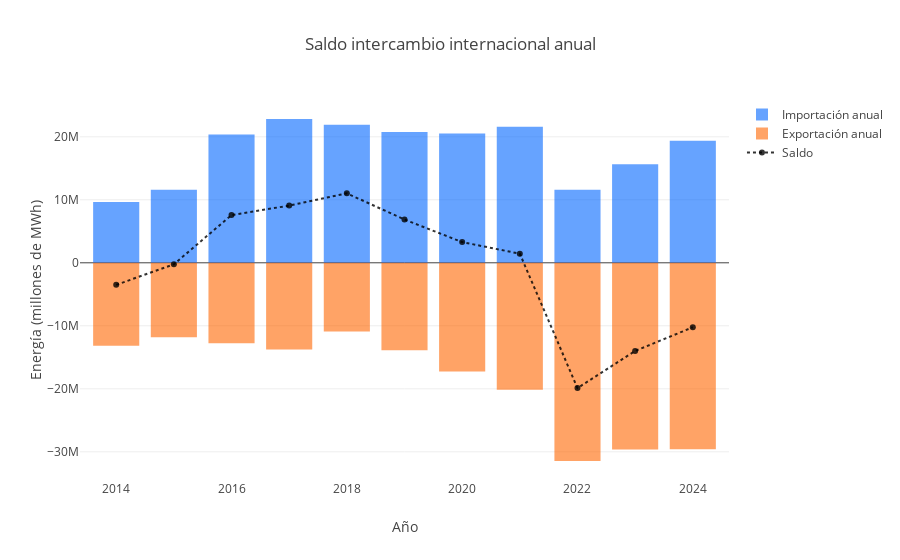

Write notebook code for a chart like this one.
### Code cell
def analisisAnual(dfInt: DataFrame): Unit = {
    
    val df = dfInt
    .withColumn("Año",date_format(col("Fecha"), "yyyy"))
    .filter($"Año" !== "2025")
    .groupBy($"TipoIntercambio",$"Año")
    .agg(sum("Valor").as("ValorTotal"))
    .select($"Año",$"TipoIntercambio", $"ValorTotal")
    .orderBy("Año")
    
    val años = df.select("Año").distinct().orderBy("Año").as[String].collect.toSeq

    
    val seqImportacion = df
        .filter($"TipoIntercambio" === "Importación")
        .select("ValorTotal")
        .as[Double]
        .collect
        .toSeq
    val seqExportacion = df
        .filter($"TipoIntercambio" === "Exportación")
        .select("ValorTotal")
        .as[Double]
        .collect
        .toSeq

    val seqSaldo = df
        .filter($"TipoIntercambio" === "saldo")
        .select("ValorTotal")
        .as[Double]
        .collect
        .toSeq


    val traceImportacion = Bar(
        x = años,
        y = seqImportacion,
        name = "Importación anual",
        marker = Marker(color = Color.RGBA(0, 102, 255, 0.6))
    )

    val traceExportacion = Bar(
        x = años,
        y = seqExportacion,
        name = "Exportación anual",
        marker = Marker(color = Color.RGBA(255, 102, 0, 0.6))
    )

    val traceSaldo = Scatter(
            años, 
            seqSaldo, 
            name = "Saldo",
            line = Line(dash = Dash.Dot, color = Color.RGBA(0, 0, 0, 0.8)) 
    )

    val layout = Layout(
        title = "Saldo intercambio internacional anual",
        barmode = BarMode.Relative, // Ahora las barras se muestran correctamente en positivo y negativo
        xaxis = Axis(title = "Año"),
        yaxis = Axis(title = "Energía (millones de MWh)")
    )
    val data = Seq(traceImportacion, traceExportacion, traceSaldo)
    plot(data, layout)
}
analisisAnual(dfIntercambios)

### Figure 1 — Plotly figure (JSON) as saved in the notebook; plotly's stock layout.template omitted (floating-point values rounded to 4 significant figures)
{"data": [{"marker": {"color": "rgba(0, 102, 255, 0.6)"}, "name": "Importación anual", "type": "bar", "x": ["2014", "2015", "2016", "2017", "2018", "2019", "2020", "2021", "2022", "2023", "2024"], "y": [9651000.0, 11580000.0, 20350000.0, 22820000.0, 21920000.0, 20750000.0, 20530000.0, 21600000.0, 11580000.0, 15650000.0, 19350000.0]}, {"marker": {"color": "rgba(255, 102, 0, 0.6)"}, "name": "Exportación anual", "type": "bar", "x": ["2014", "2015", "2016", "2017", "2018", "2019", "2020", "2021", "2022", "2023", "2024"], "y": [-13150000.0, -11810000.0, -12770000.0, -13740000.0, -10890000.0, -13880000.0, -17250000.0, -20160000.0, -31460000.0, -29630000.0, -29590000.0]}, {"line": {"color": "rgba(0, 0, 0, 0.8)", "dash": "dot"}, "name": "Saldo", "type": "scatter", "x": ["2014", "2015", "2016", "2017", "2018", "2019", "2020", "2021", "2022", "2023", "2024"], "y": [-3503000.0, -231300.0, 7575000.0, 9079000.0, 11030000.0, 6865000.0, 3286000.0, 1449000.0, -19880000.0, -13990000.0, -10230000.0]}], "layout": {"autosize": true, "barmode": "relative", "title": {"text": "Saldo intercambio internacional anual"}, "xaxis": {"autorange": true, "range": [2013.0, 2025.0], "title": {"text": "Año"}, "type": "linear"}, "yaxis": {"autorange": true, "range": [-34470000.0, 25840000.0], "title": {"text": "Energía (millones de MWh)"}, "type": "linear"}}}
